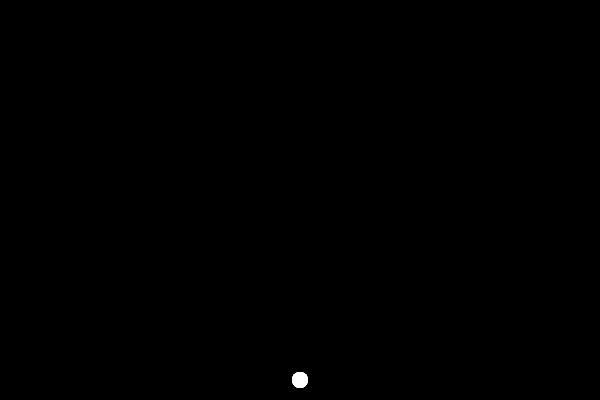
Frame 1 (no input)
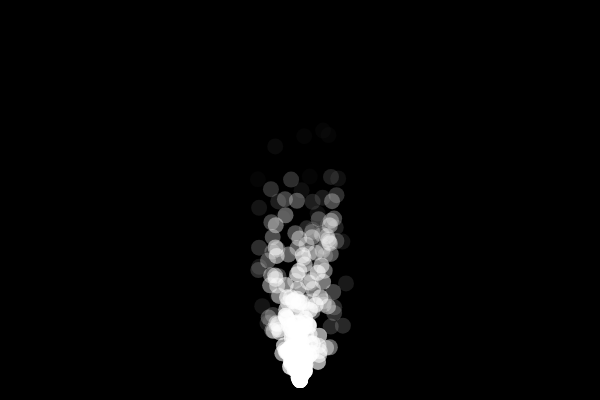
Frame 60 (no input)
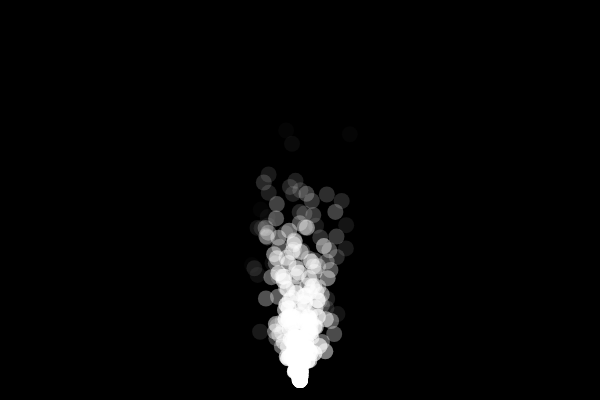
Frame 120 (the mouse pressed at the canvas centre since frame 60)

The p5.js sketch that drew these frames (run headless with seeded random() and noise() and a simulated clock; from frame 60 on, the mouse is pressed at the canvas centre):

// p5.js sketch
// ── sketch.js
let particles = [];

function setup() {
  createCanvas(600, 400);
}

function draw() {
  background(0);
  for (let i = 0; i < 5; i++) {
    let p = new Particle();
    particles.push(p);
  }
  for (let i = particles.length - 1; i >= 0; i--) {
    particles[i].show();
    particles[i].update();

    if (particles[i].finished()) {
      particles.splice(i, 1);
    }
  }
}

class Particle {

  constructor() {
    this.x = 300;
    this.y = 380;
    this.vx = random(-1, 1);
    this.vy = random(-5, -1);
    this.alpha = 255;
  }

  show() {
    noStroke();
    fill(255, this.alpha);
    ellipse(this.x, this.y, 16);
  }

  finished() {
    return this.alpha < 0;
  }

  update() {
    this.x += this.vx;
    this.y += this.vy;
    this.alpha -= 5;
  }
}


/*
Website
http://nexusbug.com/

github Repo
https://github.com/nexusbug/Code_365

About
Doing a challenge, coding three sixty five
There I hop on the train of Mr. Shiffman
And code along rainbow colored railway
One video each day, keeps the gray away

Coding Train
Daniel Shiffman
https://www.youtube.com/user/shiffman/
https://www.patreon.com/codingtrain

Framework
p5js - A beautiful Javascript library
https://p5js.org/

this.day
85th
2017 November 17

this.video
Coding Challenge #78: Simple Particle System
https://youtu.be/UcdigVaIYAk
*/
